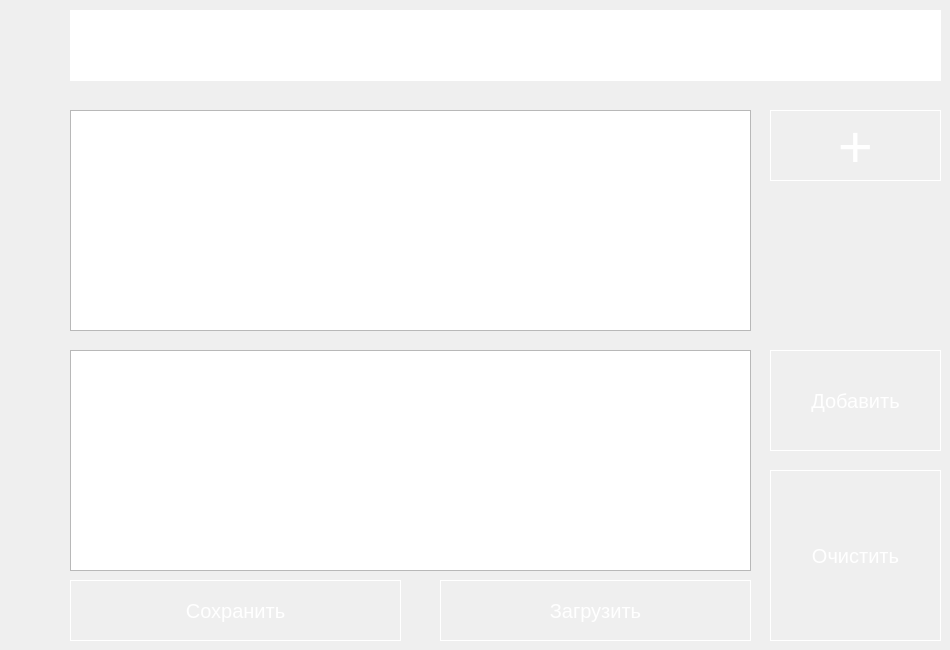
            <widget class="QWidget" name="tab_24">
             <attribute name="title">
              <string>Продукты питания</string>
             </attribute>
             <widget class="QTableView" name="table">
              <property name="geometry">
               <rect>
                <x>70</x>
                <y>110</y>
                <width>681</width>
                <height>221</height>
               </rect>
              </property>
              <property name="styleSheet">
               <string notr="true">font-size:15px;
height:20px;
color:#fff;

</string>
              </property>
             </widget>
             <widget class="QLineEdit" name="search_field">
              <property name="geometry">
               <rect>
                <x>70</x>
                <y>10</y>
                <width>871</width>
                <height>71</height>
               </rect>
              </property>
              <property name="styleSheet">
               <string notr="true">font-size:35px;
height: 60px;
border:1px solid #fff;
background-image: url(:/wallpapers/img/wallpapers2.jpg);</string>
              </property>
              <property name="text">
               <string/>
              </property>
             </widget>
             <widget class="QPushButton" name="pushButton_insert">
              <property name="geometry">
               <rect>
                <x>770</x>
                <y>110</y>
                <width>171</width>
                <height>71</height>
               </rect>
              </property>
              <property name="styleSheet">
               <string notr="true">QPushButton {
border:1px solid #fff;
font-size:60px;
color:#fff;
}
QPushButton:hover {
	background-color: rgb(85, 170, 255);
}</string>
              </property>
              <property name="text">
               <string>+</string>
              </property>
             </widget>
             <widget class="QPushButton" name="pushButton_clear">
              <property name="geometry">
               <rect>
                <x>770</x>
                <y>470</y>
                <width>171</width>
                <height>171</height>
               </rect>
              </property>
              <property name="styleSheet">
               <string notr="true">QPushButton {
border:1px solid #fff;
font-size:20px;
color:#fff;
}
QPushButton:hover {
	background-color: rgb(85, 170, 255);
}</string>
              </property>
              <property name="text">
               <string>Очистить</string>
              </property>
             </widget>
             <widget class="QPushButton" name="pushButton_save">
              <property name="geometry">
               <rect>
                <x>70</x>
                <y>580</y>
                <width>331</width>
                <height>61</height>
               </rect>
              </property>
              <property name="styleSheet">
               <string notr="true">QPushButton {
border:1px solid #fff;
font-size:20px;
color:#fff;
}
QPushButton:hover {
	background-color: rgb(85, 170, 255);
}
</string>
              </property>
              <property name="text">
               <string>Сохранить</string>
              </property>
             </widget>
             <widget class="QPushButton" name="pushButton_add">
              <property name="geometry">
               <rect>
                <x>770</x>
                <y>350</y>
                <width>171</width>
                <height>101</height>
               </rect>
              </property>
              <property name="styleSheet">
               <string notr="true">QPushButton {
border:1px solid #fff;
font-size:20px;
color:#fff;
}
QPushButton:hover {
	background-color: rgb(85, 170, 255);
}</string>
              </property>
              <property name="text">
               <string>Добавить</string>
              </property>
             </widget>
             <widget class="QTableView" name="table2">
              <property name="geometry">
               <rect>
                <x>70</x>
                <y>350</y>
                <width>681</width>
                <height>221</height>
               </rect>
              </property>
              <property name="styleSheet">
               <string notr="true">font-size:15px;height:20px;
</string>
              </property>
             </widget>
             <widget class="QLabel" name="label">
              <property name="geometry">
               <rect>
                <x>790</x>
                <y>200</y>
                <width>131</width>
                <height>131</height>
               </rect>
              </property>
              <property name="text">
               <string/>
              </property>
              <property name="pixmap">
               <pixmap>img/frut.png</pixmap>
              </property>
             </widget>
             <widget class="QPushButton" name="pushButton_load">
              <property name="geometry">
               <rect>
                <x>440</x>
                <y>580</y>
                <width>311</width>
                <height>61</height>
               </rect>
              </property>
              <property name="styleSheet">
               <string notr="true">QPushButton {
border:1px solid #fff;
font-size:20px;
color:#fff;;
}
QPushButton:hover {
	background-color: rgb(85, 170, 255);
}
</string>
              </property>
              <property name="text">
               <string>Загрузить</string>
              </property>
             </widget>
            </widget>
